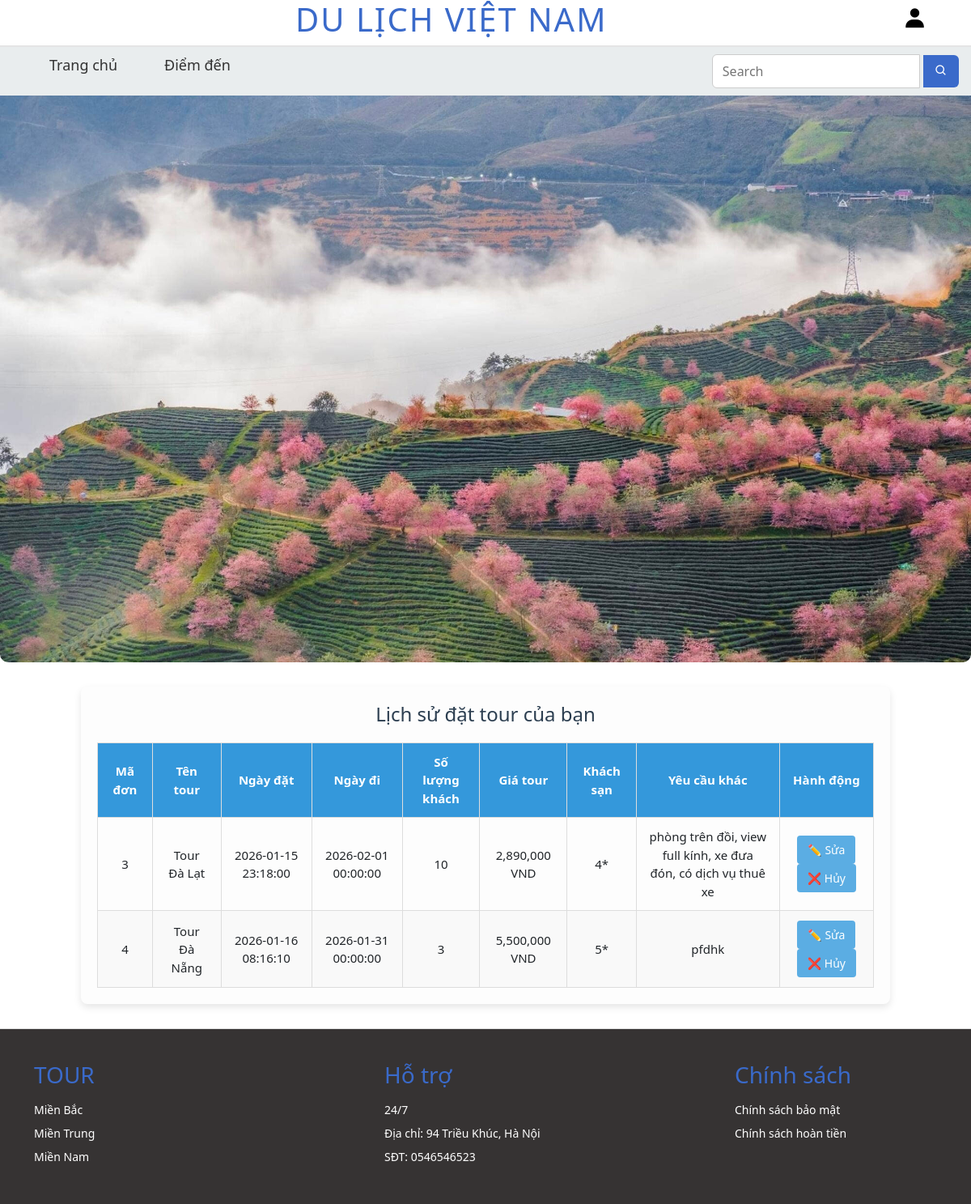
Screenshot of /booking/userHistory (signed in) with the database file from the repository.
### tables this page shows
CREATE TABLE `chitietdat` (
  `MaDat` int(11) NOT NULL,
  `MaTour` int(11) NOT NULL,
  `NgayDi` datetime NOT NULL,
  `SoLuongKhach` int(11) NOT NULL,
  `CapKS` varchar(10) DEFAULT NULL,
  `Khac` varchar(1000) DEFAULT NULL
);

CREATE TABLE `dattour` (
  `MaDat` int(11) NOT NULL,
  `MaTVien` int(11) DEFAULT NULL,
  `NgayDat` datetime NOT NULL
);

CREATE TABLE `tour` (
  `MaTour` int(11) NOT NULL,
  `MaLoai` varchar(50) DEFAULT NULL,
  `TenTour` varchar(100) NOT NULL,
  `TGTour` varchar(500) NOT NULL,
  `GiaTour` double DEFAULT NULL,
  `NoiDungTour` text NOT NULL,
  `AnhTour` text DEFAULT NULL,
  `NgayKhoiHanh` datetime DEFAULT NULL,
  `DiemKhoiHanh` varchar(100) DEFAULT NULL,
  `NgayThem` datetime NOT NULL
);

### app/controllers/BookingController.php (called while the page is built, shortened)
<?php
require_once __DIR__ . "/../models/DatTour.php";
class BookingController
{
    public function userHistory()
    {
        $maTVien = $_SESSION['user']['MaTVien'] ?? null;
        $datTourModel = new DatTour();
        $bookings = $datTourModel->getBookingsByUser($maTVien);
        include __DIR__ . "/../views/booking/user_history.php";
    }
}

### index.php (called while the page is built, shortened)
<?php
$router = new Router();
$router->get('/user/login','AdminController@loginForm');
$router->post('/login','AdminController@login');
$router->get('/dashboard','AdminController@dashboard');
$router->post('/user/register','AdminController@register');
$router->get('/logout','AdminController@logout');
$router->get('/profile','AdminController@profile');
$router->get('/home', 'AdminController@home');
$router->get('/admin','AdminController@admin');
$router->get('/user/register','UserController@registerForm');
$router->post('/user/register','UserController@register');
$router->get('/user/edit-profile', 'UserController@editProfile');
$router->post('/user/update-profile', 'UserController@updateProfile');
$router->get('/user/manage', 'UserController@manage');
$router->get('/user/add', 'UserController@add');
$router->post('/user/add', 'UserController@add');
$router->get('/user/edit', 'UserController@editForm');
$router->post('/user/update', 'UserController@update');
$router->post('/user/delete', 'UserController@delete');
$router->get('/user/import', 'UserController@import');
$router->post('/user/import', 'UserController@import');
$router->get('/user/export', 'UserController@export');
$router->get('/', 'HomeController@index');
$router->get('/search', 'HomeController@search');
$router->get('/tour','TourController@index');
$router->get('/detail','TourController@detail');
$router->get('/tour/manage','TourController@manage');
$router->get('/booking/form', 'BookingController@form');
$router->post('/booking/create', 'BookingController@createBooking');
$router->post('/booking/update', 'BookingController@updateBooking');
$router->post('/booking/cancel', 'BookingController@cancelBooking');
$router->post('/booking/cancelhome', 'BookingController@cancelAndGoHome');
$router->post('/booking/delete', 'BookingController@delete');
$router->get('/booking/history', 'BookingController@history');
$router->get('/booking/userHistory', 'BookingController@userHistory');
$router->get('/booking/manage', 'BookingController@manage');
$router->get('/booking/export', 'BookingController@export');
$router->get('/booking/edit', 'BookingController@editForm');
$router->get('/booking/detail', 'BookingController@detail');
$router->get('/booking/success', 'BookingController@success');
$router->get('/booking/successEdit', 'BookingController@successEdit');
$router->get('/comment/admin', 'CommentController@admin');
$router->post('/comment/add', 'CommentController@add');
$router->post('/comment/delete', 'CommentController@delete');
$router->post('/comment/deleteAdmin', 'CommentController@deleteAdmin');
$router->get('/comment/list', 'CommentController@list');
$router->get('/comment/search', 'CommentController@searchByTour');
$router->post('/comment/approveAdmin','CommentController@approveAdmin');
$router->run();

### app/models/DatTour.php (called while the page is built, shortened)
<?php
require_once __DIR__ . "/../../config/database.php";
class DatTour
{
    private $conn;
    public function __construct()
    {
        $database = new Database();
        $this->conn = $database->getConnection();
    }
    public function getBookingsByUser($maTVien)
    {
        $sql = "SELECT d.MaDat, d.NgayDat, c.NgayDi, c.SoLuongKhach, c.CapKS, c.Khac,
                   t.MaTour, t.TenTour, t.GiaTour
            FROM dattour d
            JOIN chitietdat c ON d.MaDat = c.MaDat
            JOIN tour t ON c.MaTour = t.MaTour
            WHERE d.MaTVien = ?";
        $stmt = $this->conn->prepare($sql);
        $stmt->bind_param("i", $maTVien);
        $stmt->execute();
        $result = $stmt->get_result();
        $bookings = [];
        while ($row = $result->fetch_assoc()) {
            $bookings[] = $row;
        }
        return $bookings;
    }
}

### config/database.php (called while the page is built, shortened)
<?php
class Database {
    private static $conn = null;
    public static function getConnection() {
        if (self::$conn === null) {
            self::$conn = mysqli_connect("localhost", "root", "", "webdulich");
            mysqli_set_charset(self::$conn, "utf8");
        }
        return self::$conn;
    }
}

### app/views/booking/user_history.php (the view, shortened to what this page needs)
<?php include __DIR__ . "/../home/home_banner.php"; ?>
<!DOCTYPE html>
<html lang="vi">
<head>
</head>
<body>
    <div class="history-container">
        <h2>Lịch sử đặt tour của bạn</h2>
        <?php if (!empty($bookings)): ?>
            <table class="history-table">
                <thead>
                    <tr>
                        <th>Mã đơn</th>
                        <th>Tên tour</th>
                        <th>Ngày đặt</th>
                        <th>Ngày đi</th>
                        <th>Số lượng khách</th>
                        <th>Giá tour</th>
                        <th>Khách sạn</th>
                        <th>Yêu cầu khác</th>
                        <th>Hành động</th>
                    </tr>
                </thead>
                <tbody>
                    <?php foreach ($bookings as $b): ?>
                        <tr>
                            <td><?= htmlspecialchars($b['MaDat']) ?></td>
                            <td><?= htmlspecialchars($b['TenTour']) ?></td>
                            <td><?= htmlspecialchars($b['NgayDat']) ?></td>
                            <td><?= htmlspecialchars($b['NgayDi']) ?></td>
                            <td><?= htmlspecialchars($b['SoLuongKhach']) ?></td>
                            <td><?= number_format($b['GiaTour']) ?> VND</td>
                            <td><?= htmlspecialchars($b['CapKS']) ?></td>
                            <td><?= htmlspecialchars($b['Khac']) ?></td>
                            <td>
                                <a href="/webdulich/booking/successEdit?maDat=<?= $b['MaDat'] ?>&tour_id=<?= $b['MaTour'] ?>"
                                    class="btn" style="background:#f39c12;">✏️ Sửa</a>
                                <form action="/webdulich/booking/cancelhome" method="POST" style="display:inline;">
                                    <button type="submit" class="btn" onclick="return confirm('Bạn chắc chắn muốn hủy đơn này?')">❌ Hủy</button>
                                </form>
                            </td>
                        </tr>
                    <?php endforeach; ?>
                </tbody>
            </table>
        <?php else: ?>
            <p style="text-align:center; color:#7f8c8d;">Bạn chưa có đơn đặt tour nào.</p>
        <?php endif; ?>
    </div>
</body>
</html>
    <link rel="stylesheet" href="https://cdnjs.cloudflare.com/ajax/libs/toastr.js/latest/toastr.min.css">
<?php include __DIR__ . "/../home/home_footer.php"; ?>

### public/css/home.css (style rules this page uses)
* { margin: 0; padding: 0; box-sizing: border-box; font-family: 'Segoe UI', Tahoma, sans-serif; }
body { background-color: #f4f6f9; color: #333; line-height: 1.6; padding: 10px; }
.btn { text-decoration: none; background-color: rgb(204, 183, 81); color:white; border-radius: 5px; padding: 4px 8px; }

### public/css/booking.css (style rules this page uses)
body { margin: 0; padding: 0; font-family: 'Segoe UI', sans-serif; }

### public/css/success.css (style rules this page uses)
body { font-family: 'Segoe UI', sans-serif; }

### public/css/style.css (style rules this page uses)
body { font-family: Arial; background: #f4f6f8; padding: 20px; }
.btn { align-self: center; margin-right: 20px; background: #5bade3 !important; color:white !important; padding: 10px 16px; text-decoration: none; border-radius: 5px; }

### app/views/home/home_banner.php (style rules this page uses)
body { padding: 0 !important; }

### app/views/booking/user_history.php (style rules this page uses)
.history-container { max-width: 1000px; margin: 30px auto; padding: 20px; background: #fdfdfd; border-radius: 8px; box-shadow: 0 4px 10px rgba(0, 0, 0, 0.1); font-family: Arial, sans-serif; }
.history-container h2 { text-align: center; font-size: 24px; color: #2c3e50; margin-bottom: 20px; }
.history-table { width: 100%; border-collapse: collapse; font-size: 15px; }
.history-table thead { background: #3498db; color: #fff; }
.history-table th, .history-table td { padding: 12px 15px; border: 1px solid #ddd; text-align: center; }
.history-table tbody tr:nth-child(even) { background: #f9f9f9; }
.btn { padding: 6px 12px; border-radius: 4px; text-decoration: none; font-size: 14px; margin: 0 3px; background: #e74c3c; color: #fff; }

### rows the page displays
chitietdat: MaDat.MaDat "3", MaTour.TenTour "Tour Đà Lạt", MaDat.NgayDat "2026-01-15 23:18:00", NgayDi "2026-02-01 00:00:00", SoLuongKhach "10", MaTour.GiaTour "2,890,000", CapKS "4*", Khac "phòng trên đồi, view full kính, xe đưa đón, có dịch vụ thuê xe"
chitietdat: MaDat.MaDat "4", MaTour.TenTour "Tour Đà Nẵng", MaDat.NgayDat "2026-01-16 08:16:10", NgayDi "2026-01-31 00:00:00", SoLuongKhach "3", MaTour.GiaTour "5,500,000", CapKS "5*", Khac "pfdhk"
